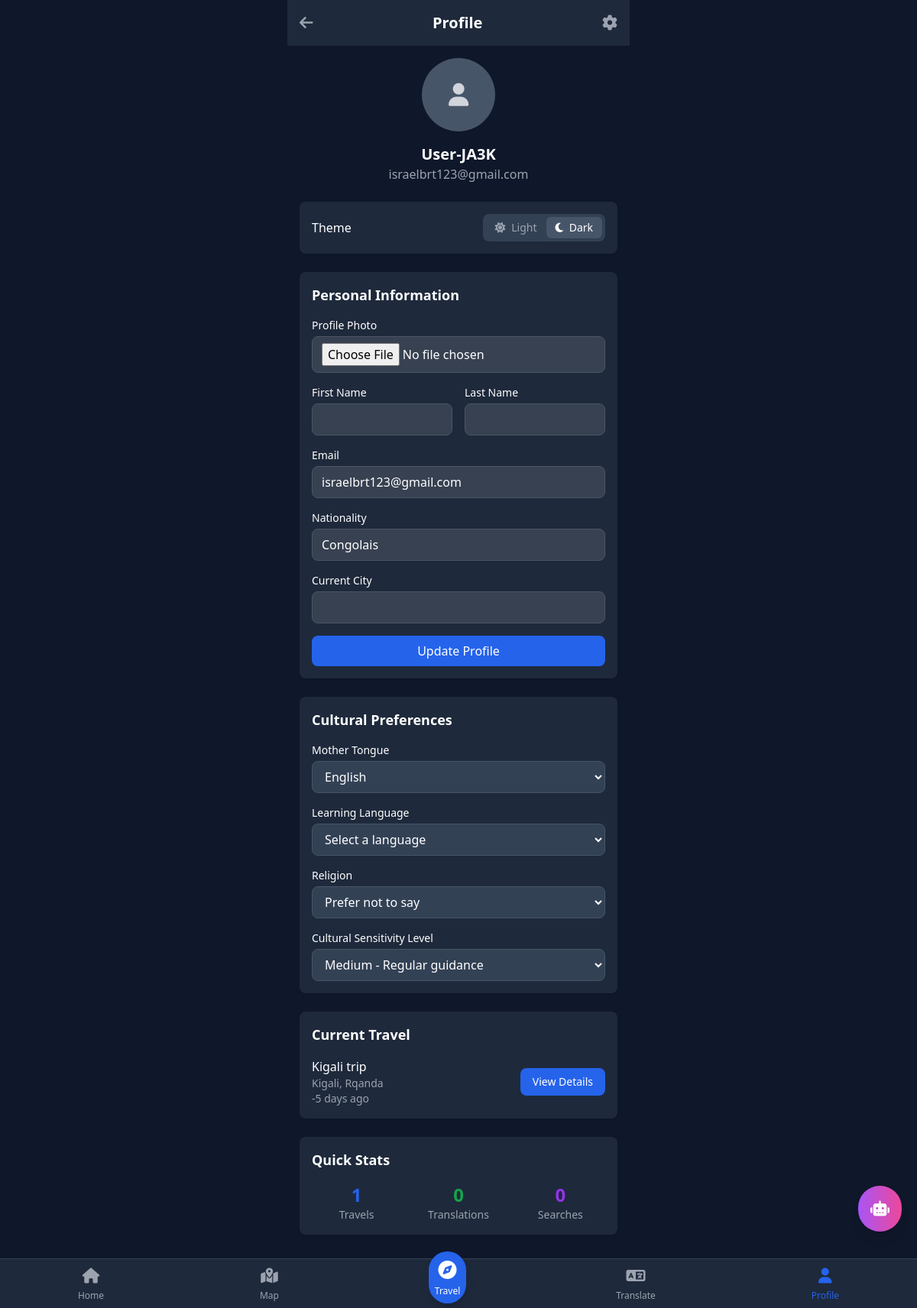
The page /users/profile/ (signed in) on the database as committed earlier.
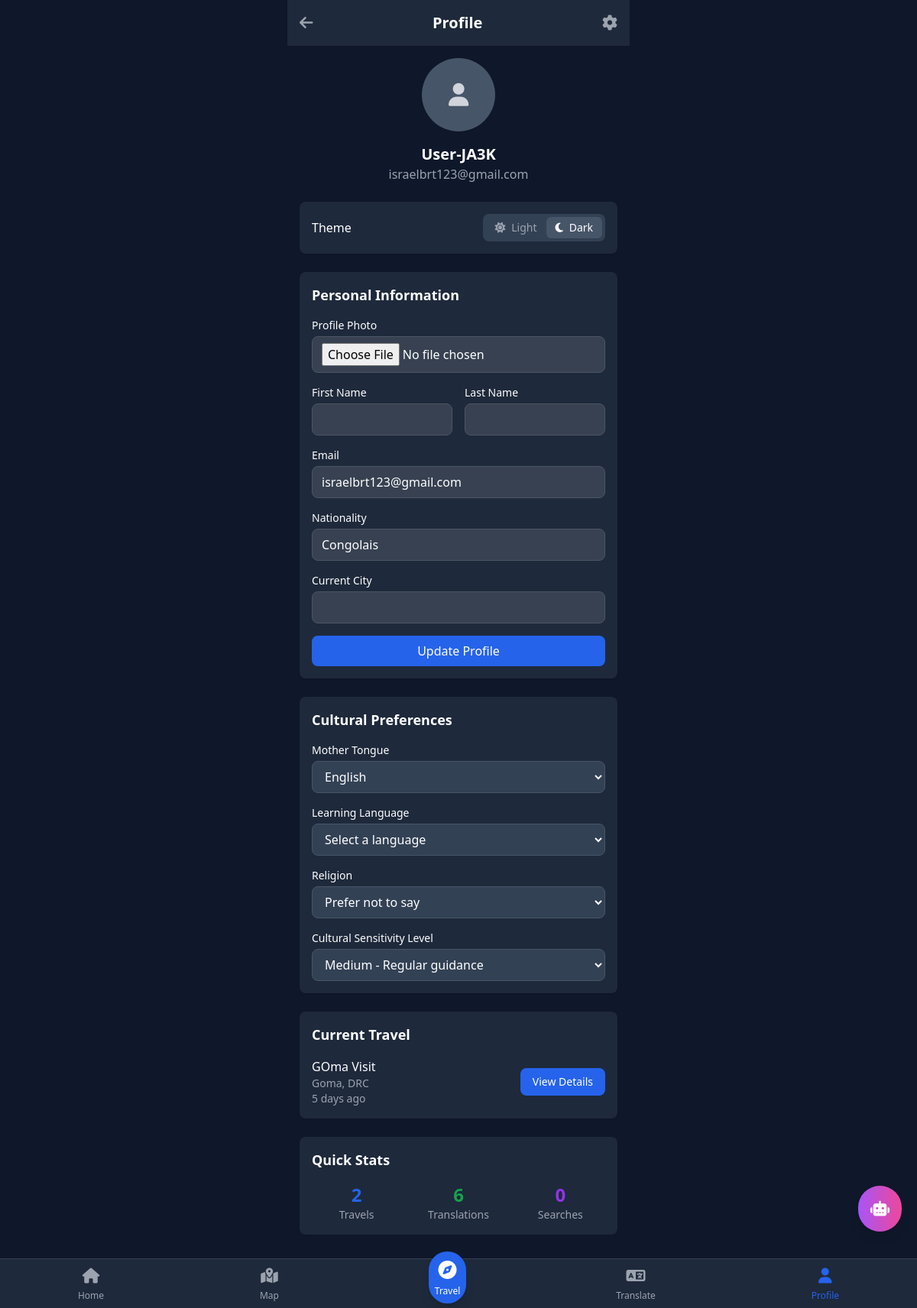
The same page on the database as committed later.
### travels/models.py (models this page shows, shortened)
class Travel(models.Model):
    TRAVEL_TYPES = [
        ('business', 'Business'),
        ('scientific', 'Scientific'),
        ('vacation', 'Vacation'),
        ('pilgrimage', 'Pilgrimage'),
    ]
    user = models.ForeignKey(User, on_delete=models.CASCADE)
    name = models.CharField(max_length=100)
    country = models.CharField(max_length=100)
    city = models.CharField(max_length=100)
    travel_type = models.CharField(max_length=20, choices=TRAVEL_TYPES)
    start_date = models.DateField(default=timezone.now)
    residence = models.CharField(max_length=200, blank=True)
    objectives = models.TextField(blank=True)
    is_active = models.BooleanField(default=False)
    advice_data = models.JSONField(null=True, blank=True)
    is_synced = models.BooleanField(default=False)
    created_at = models.DateTimeField(auto_now_add=True)
    updated_at = models.DateTimeField(auto_now=True)
    class Meta:
        ordering = ['-created_at']
    def days_elapsed(self):
        return (timezone.now().date() - self.start_date).days

### users/models.py (models this page shows, shortened)
class CustomUser(AbstractUser):
    photo = models.ImageField(upload_to="profiles/", null=True, blank=True)
    nationality = models.CharField(max_length=100, blank=True)
    city = models.CharField(max_length=100, blank=True)
    mother_tongue = models.CharField(max_length=50, default='en')
    learning_language = models.CharField(max_length=50, blank=True)
    religion = models.CharField(max_length=50, blank=True)
    caution_level = models.CharField(max_length=10, choices=[
        ('low', 'Low'), ('medium', 'Medium'), ('high', 'High')
    ], default='medium')
    theme = models.CharField(max_length=10, choices=[
        ('light', 'Light'), ('dark', 'Dark')
    ], default='dark')
    language_ui = models.CharField(max_length=10, default='en')
    is_synced = models.BooleanField(default=False)

### users/views.py (the view)
# urls.py: path('profile/', views.profile_view, name='profile'),
@login_required
def profile_view(request):
    if request.method == 'POST':
        form = ProfileForm(request.POST, request.FILES, instance=request.user)
        if form.is_valid():
            form.save()
            messages.success(request, 'Profile updated successfully!')
            return redirect('profile')
    else:
        form = ProfileForm(instance=request.user)
    current_travel = None
    if hasattr(request.user, 'travel_set'):
        current_travel = request.user.travel_set.filter(is_active=True).first()
    context = {
        'form': form,
        'current_travel': current_travel,
    }
    return render(request, 'users/profile.html', context)

### users/forms.py
class ProfileForm(forms.ModelForm):
    class Meta:
        model = CustomUser
        fields = ['first_name', 'last_name', 'email', 'photo', 'nationality',
                 'city', 'mother_tongue', 'learning_language', 'religion',
                 'caution_level']
        widgets = {
            'first_name': forms.TextInput(attrs={'class': 'form-input'}),
            'last_name': forms.TextInput(attrs={'class': 'form-input'}),
            'email': forms.EmailInput(attrs={'class': 'form-input'}),
            'nationality': forms.TextInput(attrs={'class': 'form-input'}),
            'city': forms.TextInput(attrs={'class': 'form-input'}),
            'mother_tongue': forms.Select(attrs={'class': 'form-select'}),
            'learning_language': forms.Select(attrs={'class': 'form-select'}),
            'religion': forms.Select(attrs={'class': 'form-select'}),
            'caution_level': forms.Select(attrs={'class': 'form-select'}),
        }

### templates/users/profile.html (shortened to what the changed rows need)
{% extends 'base.html' %}
{% block content %}
<div class="max-w-md mx-auto">
    <header class="bg-white dark:bg-slate-800 p-4 shadow-sm theme-transition flex justify-between items-center">
        <h1 class="text-xl font-bold">Profile</h1>
    </header>
    <div class="p-4 space-y-6">
        <div class="text-center">
            {% if user.photo %}
                <img src="{{ user.photo.url }}" alt="Profile" class="w-24 h-24 rounded-full mx-auto mb-4 object-cover">
            {% else %}
                <div class="w-24 h-24 bg-gray-300 dark:bg-slate-600 rounded-full mx-auto mb-4 flex items-center justify-center">
                    <i class="fas fa-user text-gray-600 dark:text-gray-300 text-3xl"></i>
                </div>
            {% endif %}
            <h2 class="text-xl font-bold">{{ user.get_full_name|default:user.username }}</h2>
            <p class="text-gray-600 dark:text-gray-400">{{ user.email }}</p>
        </div>
        <div class="bg-white dark:bg-slate-800 rounded-lg p-4 shadow-sm">
            <form method="post" enctype="multipart/form-data" class="space-y-4">
                <div>
                    <label class="block text-sm font-medium mb-1">Profile Photo</label>
                    {{ form.photo }}
                </div>
                <div class="grid grid-cols-2 gap-4">
                    <div>
                        <label class="block text-sm font-medium mb-1">First Name</label>
                        {{ form.first_name }}
                    </div>
                    <div>
                        <label class="block text-sm font-medium mb-1">Last Name</label>
                        {{ form.last_name }}
                    </div>
                </div>
                <div>
                    <label class="block text-sm font-medium mb-1">Email</label>
                    {{ form.email }}
                </div>
                <div>
                    <label class="block text-sm font-medium mb-1">Nationality</label>
                    {{ form.nationality }}
                </div>
                <div>
                    <label class="block text-sm font-medium mb-1">Current City</label>
                    {{ form.city }}
                </div>
            </form>
        </div>
        <div class="bg-white dark:bg-slate-800 rounded-lg p-4 shadow-sm">
            <div class="space-y-4">
                <div>
                    <label class="block text-sm font-medium mb-1">Mother Tongue</label>
                    <select class="w-full px-3 py-2 border border-gray-300 dark:border-slate-600 rounded-lg dark:bg-slate-700">
                        <option value="en" {% if user.mother_tongue == 'en' %}selected{% endif %}>English</option>
                    </select>
                </div>
            </div>
        </div>
        {% if current_travel %}
        <div class="bg-white dark:bg-slate-800 rounded-lg p-4 shadow-sm">
            <h3 class="font-semibold text-lg mb-4">Current Travel</h3>
            <div class="flex items-center justify-between">
                <div>
                    <h4 class="font-medium">{{ current_travel.name }}</h4>
                    <p class="text-sm text-gray-600 dark:text-gray-400">{{ current_travel.city }}, {{ current_travel.country }}</p>
                    <p class="text-sm text-gray-600 dark:text-gray-400">{{ current_travel.days_elapsed }} days ago</p>
                </div>
                <a href="{% url 'travel_detail' current_travel.id %}" class="bg-primary-600 text-white px-4 py-2 rounded-lg text-sm font-medium">
                    View Details
                </a>
            </div>
        </div>
        {% endif %}
        <div class="bg-white dark:bg-slate-800 rounded-lg p-4 shadow-sm">
            <div class="grid grid-cols-3 gap-4 text-center">
                <div>
                    <p class="text-2xl font-bold text-primary-600">{{ user.travel_set.count }}</p>
                    <p class="text-sm text-gray-600 dark:text-gray-400">Travels</p>
                </div>
                <div>
                    <p class="text-2xl font-bold text-green-600">{{ user.translationhistory_set.count }}</p>
                    <p class="text-sm text-gray-600 dark:text-gray-400">Translations</p>
                </div>
                <div>
                    <p class="text-2xl font-bold text-purple-600">{{ user.searchhistory_set.count }}</p>
                    <p class="text-sm text-gray-600 dark:text-gray-400">Searches</p>
                </div>
            </div>
        </div>
    </div>
</div>
{% endblock %}

Rows that differ between the two databases and show on the page:
no longer on this page (row edited): Travel: name "Kigali trip", city "Kigali", country "Rqanda", days_elapsed "-5"
changed CustomUser "User-JA3K": travel_set.count "1" → "2"; translationhistory_set.count "0" → "6"
added Travel: name "GOma Visit", city "Goma", country "DRC", days_elapsed "5"
